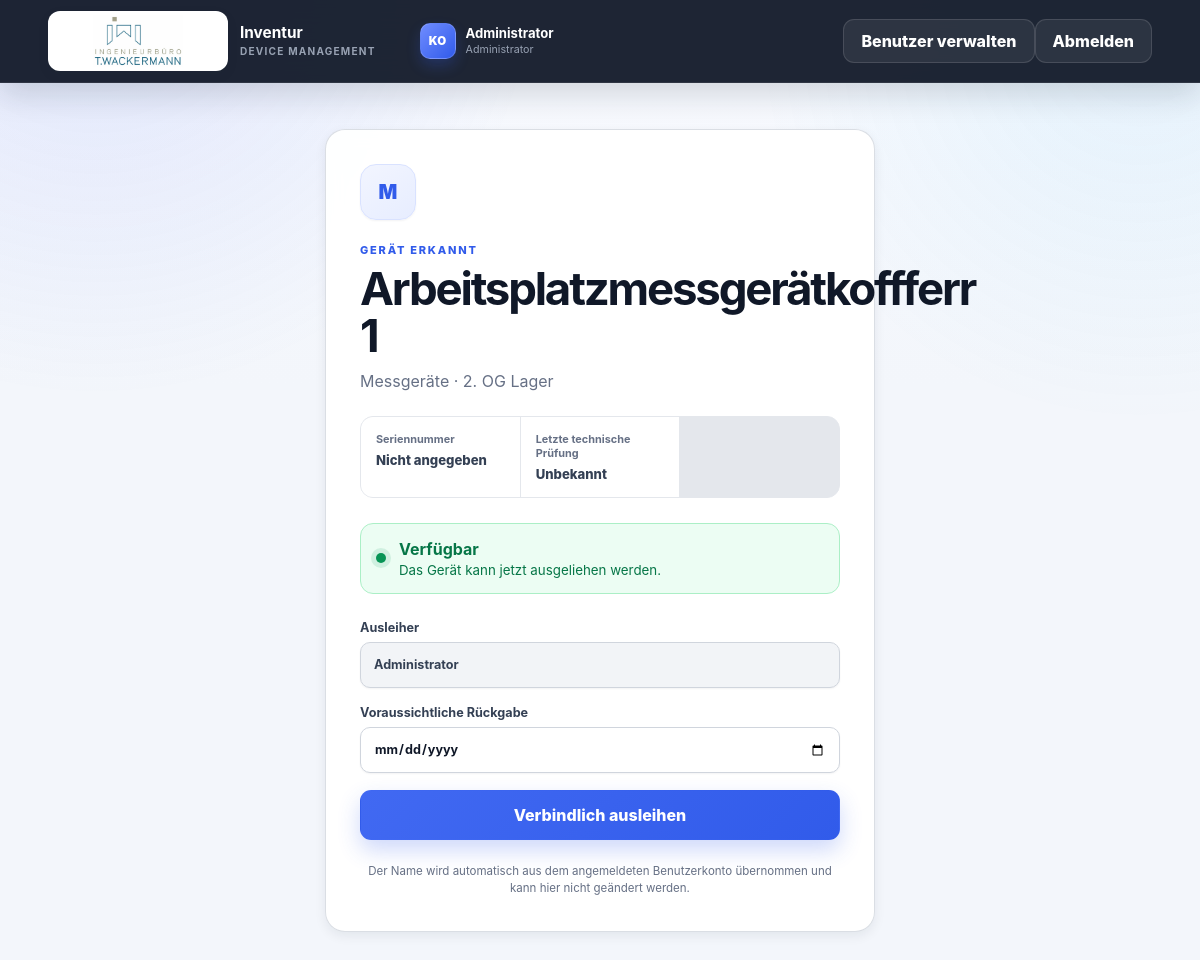
Screenshot of /device/6189da04-8d13-404a-85e5-ab8cd54071a8 (signed in) with the database file from the repository.
### tables this page shows
CREATE TABLE users (
                id INTEGER PRIMARY KEY AUTOINCREMENT,

                username TEXT NOT NULL
                    COLLATE NOCASE
                    UNIQUE,

                full_name TEXT NOT NULL,

                password_hash TEXT NOT NULL,

                role TEXT NOT NULL DEFAULT 'user'
                    CHECK (
                        role IN ('user', 'admin')
                    ),

                is_active INTEGER NOT NULL DEFAULT 1
                    CHECK (
                        is_active IN (0, 1)
                    ),

                created_at TEXT NOT NULL
                    DEFAULT CURRENT_TIMESTAMP
            );

CREATE TABLE devices (
                id INTEGER PRIMARY KEY AUTOINCREMENT,
                public_id TEXT NOT NULL UNIQUE,
                name TEXT NOT NULL UNIQUE,
                device_type TEXT NOT NULL,
                operating_system TEXT,
                latest_update_date TEXT,
                setup_complete INTEGER NOT NULL DEFAULT 0
                    CHECK (setup_complete IN (0, 1)),
                location TEXT NOT NULL DEFAULT 'Büro',
                condition TEXT NOT NULL DEFAULT 'ready'
                    CHECK (condition IN ('ready', 'service', 'defective')),
                created_at TEXT NOT NULL DEFAULT CURRENT_TIMESTAMP
            , is_active INTEGER NOT NULL DEFAULT 1
                    CHECK (is_active IN (0, 1)), deleted_at TEXT, deletion_reason TEXT, is_personal_device
                    INTEGER NOT NULL DEFAULT 0
                    CHECK (
                        is_personal_device IN (0, 1)
                    ), purchase_date TEXT, technical_details TEXT, serial_number TEXT, last_technical_inspection_date TEXT);

### app/routes/devices.py (the view, shortened to what this page needs)
@router.get("/{public_id}")
def device_page(
    public_id: str,
    request: Request,
    message: str | None = None,
    error: str | None = None,
):
    user = current_user(request)
    if not user:
        return login_redirect(public_id)
    device = get_public_device(public_id)
    return templates.TemplateResponse(
        request,
        "device.html",
        {
            "device": device,
            "logged_in_user": user,
            "inspection_device_types": INSPECTION_DEVICE_TYPES,
            "block_reason": block_reason(device),
            "can_return": user_may_return(user, device),
            "csrf_token": csrf_token(request),
            "message": message,
            "error": error,
        },
    )

### app/database.py (called while the page is built)
def get_connection() -> sqlite3.Connection:
    connection = sqlite3.connect(
        DATABASE_PATH,
        timeout=10,
    )
    connection.row_factory = sqlite3.Row
    connection.execute(
        "PRAGMA foreign_keys = ON"
    )
    connection.execute(
        "PRAGMA busy_timeout = 5000"
    )
    return connection

### app/device_types.py (called while the page is built)
def device_requires_setup(device_type: str) -> bool:
    return device_type in IT_DEVICE_TYPES

def device_is_configured(
    device_type: str,
    setup_complete: int | bool,
) -> bool:
    return (
        not device_requires_setup(device_type)
        or bool(setup_complete)
    )

### app/formatting.py (called while the page is built, shortened)
def format_date_de(
    value: str | None,
) -> str:
    if not value:
        return "Unbekannt"

### app/routes/devices.py (called while the page is built)
def get_public_device(public_id: str) -> sqlite3.Row | None:
    connection = get_connection()
    try:
        return connection.execute(
            """
            SELECT
                d.*,
                l.id AS active_loan_id,
                l.user_id AS active_user_id,
                l.expected_return_at AS active_expected_return_at,
                COALESCE(l.is_permanent, 0) AS active_is_permanent
            FROM devices AS d
            LEFT JOIN loans AS l
                ON l.device_id = d.id
                AND l.returned_at IS NULL
            WHERE d.public_id = ?
              AND d.deleted_at IS NULL
            """,
            (public_id,),
        ).fetchone()
    finally:
        connection.close()

def block_reason(device: sqlite3.Row) -> str | None:
    if device["active_loan_id"]:
        return "Dieses Gerät ist derzeit ausgeliehen."
    if not device["is_active"]:
        return "Dieses Gerät gehört nicht mehr zum aktiven Inventar."
    if device["is_personal_device"]:
        return (
            "Dieses Gerät ist persönlich zugeordnet "
            "und kann nicht ausgeliehen werden."
        )
    if device["condition"] == "service":
        return "Dieses Gerät befindet sich im Service."
    if device["condition"] == "defective":
        return "Dieses Gerät ist als defekt markiert."
    if not device_is_configured(
        device["device_type"],
        device["setup_complete"],
    ):
        return "Das Setup dieses Geräts ist noch nicht abgeschlossen."
    return None

def user_may_return(user: sqlite3.Row, device: sqlite3.Row) -> bool:
    if user["role"] == "admin":
        return True
    return (
        device["active_user_id"] is not None
        and device["active_user_id"] == user["id"]
    )

### app/templates/device.html (shortened to what this page needs)
{% extends "base.html" %}
{% block content %}
<section class="scan-shell">
    <article class="card scan-card">
        <div class="device-icon">
            {{ device.device_type[:1] | upper }}
        </div>
        <p class="eyebrow">Gerät erkannt</p>
        <h1>{{ device.name }}</h1>
        <p class="muted">
            {{ device.device_type }} · {{ device.location }}
        </p>
        <dl class="device-details">
            {% if device.device_type in inspection_device_types %}
                <div>
                    <dt>Seriennummer</dt>
                    <dd>{{ device.serial_number or "Nicht angegeben" }}</dd>
                </div>
                <div>
                    <dt>Letzte technische Prüfung</dt>
                    <dd>
                        {{ device.last_technical_inspection_date | date_de }}
                    </dd>
                </div>
            {% endif %}
        </dl>
        {% if device.active_loan_id %}
            <div class="availability unavailable">
                <span></span>
                <div>
                    <strong>Aktuell ausgeliehen</strong>
                    {% if device.active_is_permanent %}
                        <small>Dauerhaft ausgeliehen</small>
                    {% elif device.active_expected_return_at %}
                        <small>
                            Voraussichtliche Rückgabe:
                            {{ device.active_expected_return_at | date_de }}
                        </small>
                    {% else %}
                        <small>Noch kein Rückgabedatum vorhanden.</small>
                    {% endif %}
                </div>
            </div>
            {% if can_return %}
                <form
                    method="post"
                    action="/device/{{ device.public_id }}/return"
                >
                    <input
                        type="hidden"
                        name="csrf_token"
                        value="{{ csrf_token }}"
                    >
                    <button
                        class="button button-primary button-full"
                        type="submit"
                    >
                        Gerät zurückgeben
                    </button>
                </form>
            {% else %}
                <div class="availability unavailable">
                    <span></span>
                    <div>
                        <strong>Rückgabe nicht möglich</strong>
                        <small>
                            Nur der Ausleiher oder ein Administrator
                            darf dieses Gerät zurückgeben.
                        </small>
                    </div>
                </div>
            {% endif %}
        {% else %}
            <div class="availability available">
                <span></span>
                <div>
                    <strong>Verfügbar</strong>
                    <small>Das Gerät kann jetzt ausgeliehen werden.</small>
                </div>
            </div>
            <form
                method="post"
                action="/device/{{ device.public_id }}/borrow"
                class="stacked-form"
            >
                <label>
                    Ausleiher
                    <input
                        class="readonly-user-input"
                        type="text"
                        value="{{ logged_in_user.full_name }}"
                        readonly
                        tabindex="-1"
                    >
                </label>
                <label>
                    Voraussichtliche Rückgabe
                    <input
                        type="date"
                        name="expected_return_at"
                        required
                    >
                </label>
                <button
                    class="button button-primary button-full"
                    type="submit"
                >
                    Verbindlich ausleihen
                </button>
            </form>
        {% endif %}
        <p class="privacy-note">
            Der Name wird automatisch aus dem angemeldeten
            Benutzerkonto übernommen und kann hier nicht geändert werden.
        </p>
    </article>
</section>
{% endblock %}

### app/templates/base.html (shortened to what this page needs)
<!DOCTYPE html>
<html lang="de">
<head>
    <link
        rel="stylesheet"
        href="/static/styles.css"
    >
</head>
<body>
    <header class="site-header">
        <div class="header-left">
            <a
                class="company-brand"
                href="/"
                aria-label="Zur Startseite"
            >
                <span class="company-logo-shell">
                    <img
                        class="company-logo"
                        src="/static/images/logo.jpg"
                        alt="Firmenlogo"
                    >
                </span>
                <span class="product-name">
                    <strong>
                        Inventur
                    </strong>
                    <small>
                        Device Management
                    </small>
                </span>
            </a>
            <nav
                class="portal-navigation"
                aria-label="Anmeldung"
            >
                {% if request.session.get("user_id") %}
                    <a
                        class="portal-link"
                        href="/"
                    >
                        <span class="brand-mark">
                            KO
                        </span>
                        <span class="portal-text">
                            <strong>
                                {{ request.session.get("full_name") }}
                            </strong>
                            <small>
                                {{
                                    "Administrator"
                                    if request.session.get("role") == "admin"
                                    else "Benutzerkonto"
                                }}
                            </small>
                        </span>
                    </a>
                {% endif %}
            </nav>
        </div>
        <div class="header-actions">
            {% if request.session.get("user_id") %}
                {% if request.session.get("role") == "admin" %}
                    <a
                        class="button button-ghost"
                        href="/admin/users"
                    >
                        Benutzer verwalten
                    </a>
                {% endif %}
                <form
                    method="post"
                    action="/logout"
                >
                    <button
                        class="button button-ghost"
                        type="submit"
                    >
                        Abmelden
                    </button>
                </form>
            {% endif %}
        </div>
    </header>
    <main class="page-shell">
        {% block content %}
        {% endblock %}
    </main>
</body>
</html>

### app/templates/device.html (style rules this page uses)
.readonly-user-input { background: #f2f4f7; color: #344054; cursor: not-allowed; }

### rows the page displays
users: session.get "Administrator", full_name "Administrator"
devices: device_type "M", name "Arbeitsplatzmessgerätkoffferr 1", device_type "Messgeräte", location "2. OG Lager"

### other values shown
{{ device.serial_number or "Nicht angegeben" }} "Nicht angegeben"
{{ device.last_technical_inspection_date | date_de }} "Unbekannt"
